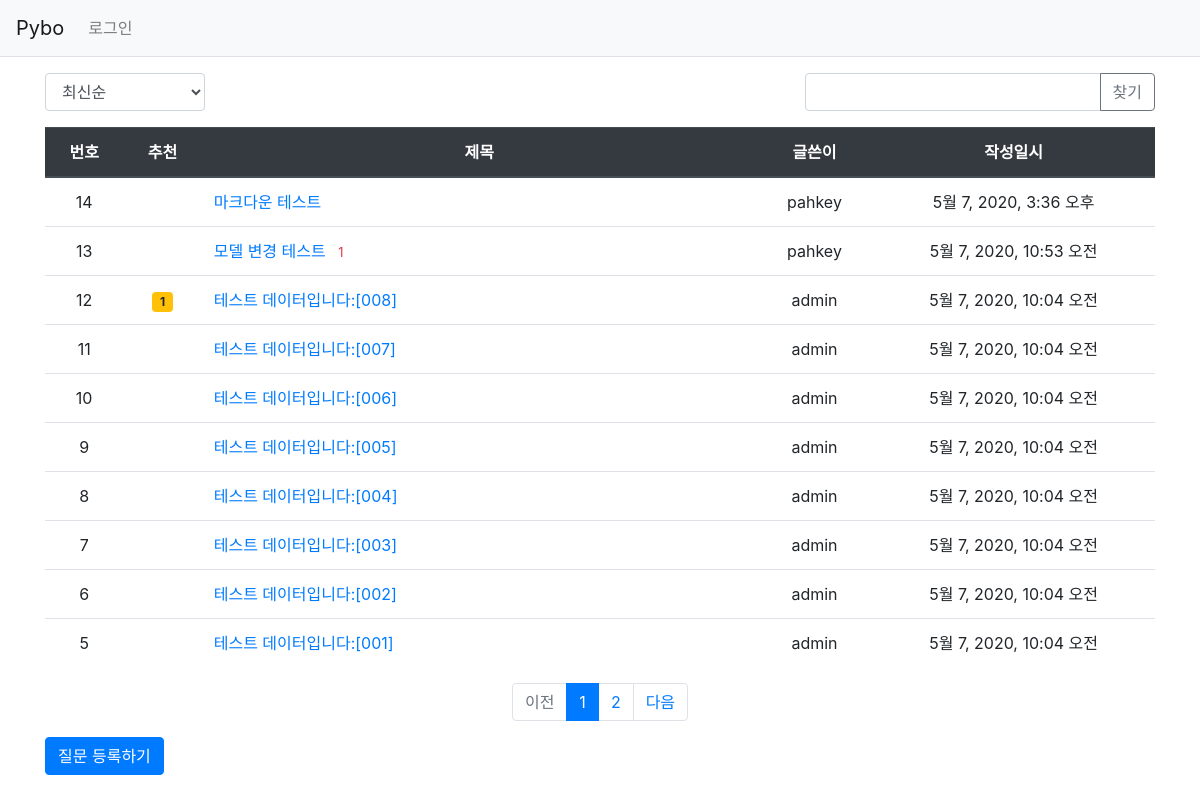
Before: /pybo/ with the older database file.
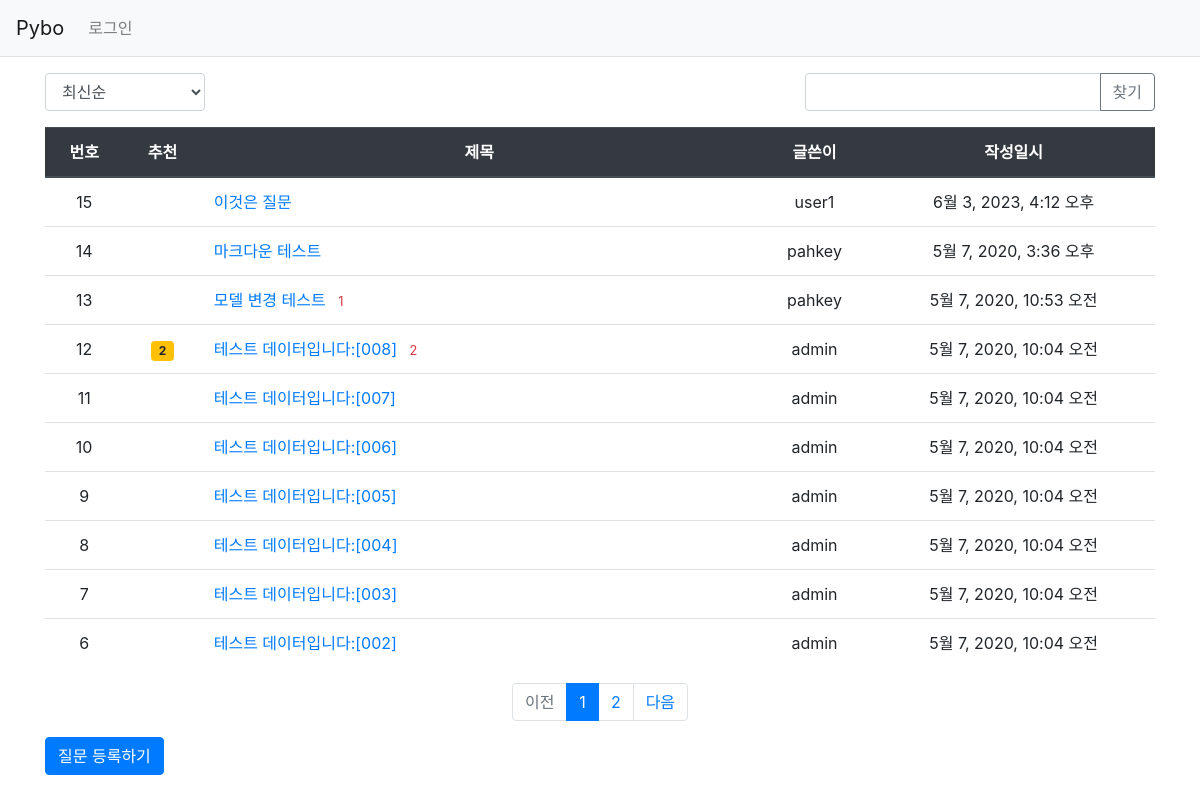
After: the same page with the newer database file.
### pybo/models.py (models this page shows, shortened)
class Question(models.Model):
    author = models.ForeignKey(User, on_delete=models.CASCADE, related_name='author_question')
    subject = models.CharField(max_length=200)
    content = models.TextField()
    create_date = models.DateTimeField()
    modify_date = models.DateTimeField(null=True, blank=True)
    modify_cnt = models.IntegerField()
    voter = models.ManyToManyField(User, related_name='voter_question')

### pybo/views/base_views.py (the view, shortened to what this page needs)
# urls.py: path('', base_views.index, name='index'),  # '/' 에 해당되는 path
def index(request):
    page = request.GET.get('page', '1')  # 페이지
    kw = request.GET.get('kw', '')  # 검색어
    so = request.GET.get('so', 'recent')  # 정렬기준
    if so == 'recommend':
        question_list = Question.objects.annotate(num_voter=Count('voter')).order_by('-num_voter', '-create_date')
    elif so == 'popular':
        question_list = Question.objects.annotate(num_answer=Count('answer')).order_by('-num_answer', '-create_date')
    else:  # recent
        question_list = Question.objects.order_by('-create_date')
    paginator = Paginator(question_list, 10)  # 페이지당 10개씩 보여주기
    page_obj = paginator.get_page(page)
    context = {'question_list': page_obj, 'page': page, 'kw': kw, 'so': so}  # <------ so 추가
    return render(request, 'pybo/question_list.html', context)

### pybo/templatetags/pybo_filter.py (called while the page is built)
@register.filter
def sub(value, arg):
    return value - arg

### templates/pybo/question_list.html (shortened to what this page needs)
{% extends 'base.html' %}
{% load pybo_filter %}
{% block content %}
<div class="container my-3">
    <div class="row justify-content-between my-3">
        <div class="col-2">
            <select class="form-control so">
                <option value="recent" {% if so == 'recent' %}selected{% endif %}>최신순</option>
            </select>
        </div>
        <div class="col-4 input-group">
            <input type="text" class="form-control kw" value="{{ kw|default_if_none:'' }}">
            <div class="input-group-append">
                <button class="btn btn-outline-secondary" type="button" id="btn_search">찾기</button>
            </div>
        </div>
    </div>
    <table class="table">
        <thead>
        <tr class="text-center thead-dark">
            <th>번호</th>
            <th>추천</th>
            <th style="width:50%">제목</th>
            <th>글쓴이</th>
            <th>작성일시</th>
        </tr>
        </thead>
        <tbody>
        {% if question_list %}
        {% for question in question_list %}
        <tr class="text-center">
            <td>
                {{ question_list.paginator.count|sub:question_list.start_index|sub:forloop.counter0|add:1 }}
            </td>
            <td>
                {% if question.voter.all.count > 0 %}
                <span class="badge badge-warning px-2 py-1">{{ question.voter.all.count }}</span>
                {% endif %}
            </td>
            <td class="text-left">
                <a href="{% url 'pybo:detail' question.id %}">{{ question.subject }}</a>
                {% if question.answer_set.count > 0 %}
                <span class="text-danger small ml-2">{{ question.answer_set.count }}</span>
                {% endif %}
            </td>
            <td>{{ question.author.username }}</td>
            <td>{{ question.create_date }}</td>
        </tr>
        {% endfor %}
        {% else %}
        <tr>
            <td colspan="3">질문이 없습니다.</td>
        </tr>
        {% endif %}
        </tbody>
    </table>
    <ul class="pagination justify-content-center">
        {% if question_list.has_previous %}
        <li class="page-item">
            <a class="page-link" data-page="{{ question_list.previous_page_number }}" href="#">이전</a>
        </li>
        {% else %}
        <li class="page-item disabled">
            <a class="page-link" tabindex="-1" aria-disabled="true" href="#">이전</a>
        </li>
        {% endif %}
        {% for page_number in question_list.paginator.page_range %}
        {% if page_number >= question_list.number|add:-5 and page_number <= question_list.number|add:5 %}
            {% if page_number == question_list.number %}
            <li class="page-item active" aria-current="page">
                <a class="page-link" data-page="{{ page_number }}" href="#">{{ page_number }}</a>
            </li>
            {% else %}
            <li class="page-item">
                <a class="page-link" data-page="{{ page_number }}" href="#">{{ page_number }}</a>
            </li>
            {% endif %}
        {% endif %}
        {% endfor %}
        {% if question_list.has_next %}
        <li class="page-item">
            <a class="page-link" data-page="{{ question_list.next_page_number }}" href="#">다음</a>
        </li>
        {% else %}
        <li class="page-item disabled">
            <a class="page-link" tabindex="-1" aria-disabled="true" href="#">다음</a>
        </li>
        {% endif %}
    </ul>
    <a href="{% url 'pybo:question_create' %}" class="btn btn-primary">질문 등록하기</a>
</div>
{% endblock %}

Changed rows visible on the page:
no longer on this page (row unchanged): Question: paginator.count|sub "5", subject "테스트 데이터입니다:[001]", author.username "admin", create_date "5월 7, 2020, 10:04 오전"
added Question: paginator.count|sub "15", subject "이것은 질문", author.username "user1", create_date "6월 3, 2023, 4:12 오후"
shown differently, row unchanged: Question "테스트 데이터입니다:[008]": voter.all.count "1" → "2"; answer_set.count (not shown) → "2"
